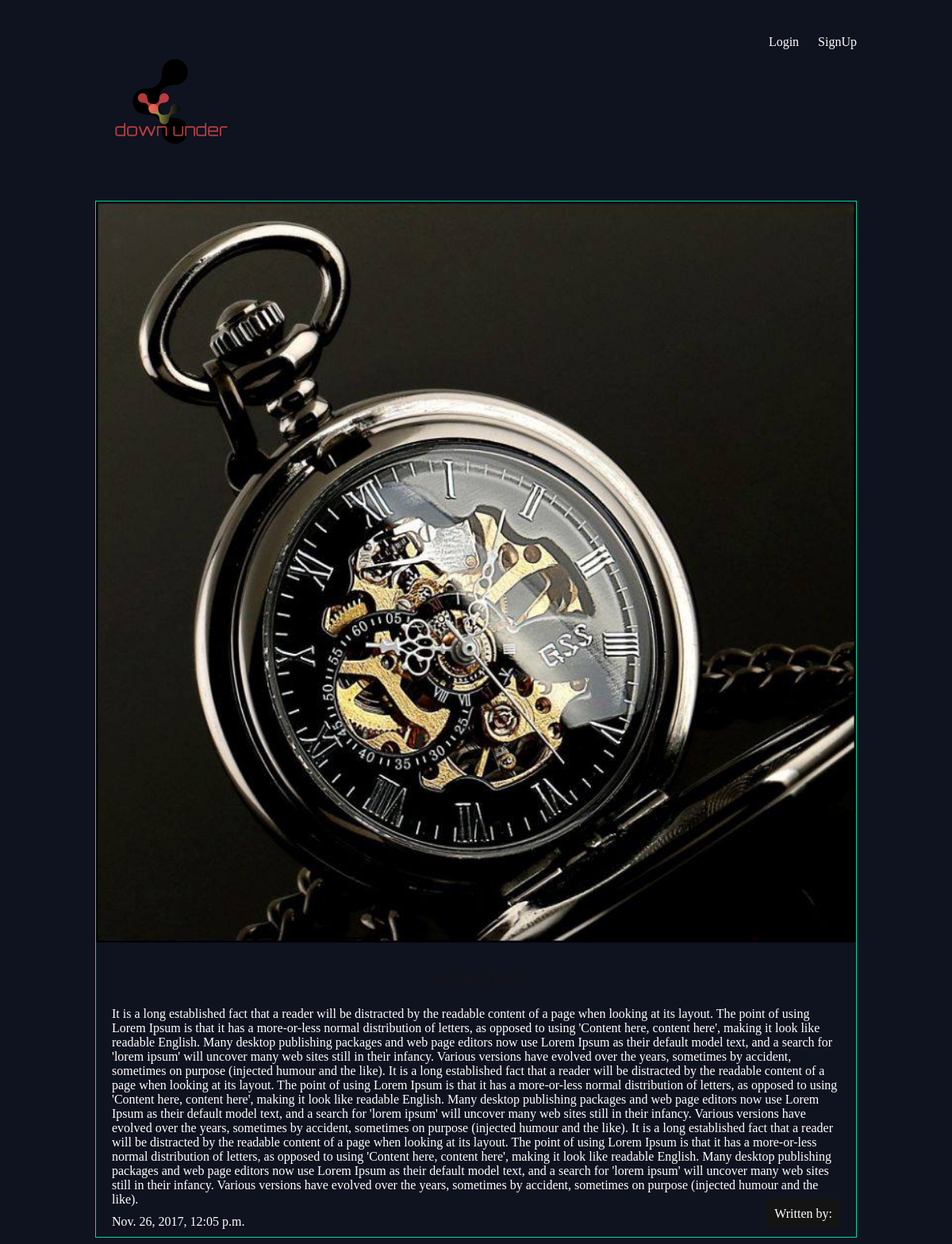
/articles/waheguru/, run on the app's committed database.
### articles/models.py (models this page shows, shortened)
class Article(models.Model):
    title = models.CharField(max_length=100)
    slug = models.SlugField()
    body = models.TextField()
    date = models.DateTimeField(auto_now_add=True)
    thumb = models.ImageField(default='default.jpg', blank=True)

### articles/views.py (the view)
# urls.py: url(r'^(?P<slug>[\w-]+)/$', views.article_detail, name='detail'),
def article_detail(request,slug):
    article = Article.objects.get(slug=slug)
    return render(request, 'articles/article_detail.html', {'article':article})

### articles/templates/articles/article_detail.html
{% extends 'base_lay.html' %}
{% block content %}
    <div class="article-detail">
        <div class="article">
            <img src="{{ article.thumb.url }}">
            <h3>{{ article.title }}</h3>
            <p>{{ article.body }}</p>
            <p>{{ article.date }}</p>
            <p class="author"> Written by: {{ article.author.username }} </p>
        </div>
    </div>
{% endblock %}

### assets/styles.css (style rules this page uses)
body { background-color: #0f121f; background-image: url(planet.jpg); background-repeat-y: no-repeat; color: #fff; }
body * { font-family: Ubuntu; }
h1, h2, h3, h4, h5 { font-weight: normal; margin: 0; }
.article { padding: 10px; border: 1px solid #00dba0; position: relative; padding-bottom: 40px; }
.article h3 { font-size: 1.2em; }
.article-detail .article { padding: 0; }
.article-detail .article img { width: 100%; overflow: hidden; }
.article-detail .article h3 { text-align: center; margin: 20px auto; font-size: 2em }
.article-detail .article h3 { text-align: center; color: #141414; }
.article-detail .article p { margin: 10px 20px }
.article .author { padding: 10px; background: #141414; position: absolute; right: 0; bottom: 0; margin: 0; color: #ffffff; }

### data on the page
Article: thumb (picture), body "It is a long established fact that a reader will be distracted by the readable content of a page when looking at its layout. The point of using Lorem Ipsum is that it has a more-or-less normal distribution of letters, as opposed to using 'Content here, content here', making it look like readable English. Many desktop publishing packages and web page editors now use Lorem Ipsum as their default model text, and a search for 'lorem ipsum' will uncover many web sites still in their infancy. Various versions have evolved over the years, sometimes by accident, sometimes on purpose (injected humour and the like). It is a long established fact that a reader will be distracted by the readable…", date "Nov. 26, 2017, 12:05 p.m."
